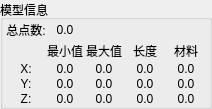
        <widget class="QGroupBox" name="gb_ModInfo_2">
         <property name="sizePolicy">
          <sizepolicy hsizetype="Preferred" vsizetype="Preferred">
           <horstretch>0</horstretch>
           <verstretch>0</verstretch>
          </sizepolicy>
         </property>
         <property name="minimumSize">
          <size>
           <width>0</width>
           <height>0</height>
          </size>
         </property>
         <property name="title">
          <string>模型信息</string>
         </property>
         <layout class="QGridLayout" name="ly_gbModInfo_2">
          <property name="leftMargin">
           <number>3</number>
          </property>
          <property name="topMargin">
           <number>0</number>
          </property>
          <property name="rightMargin">
           <number>3</number>
          </property>
          <property name="bottomMargin">
           <number>0</number>
          </property>
          <property name="spacing">
           <number>1</number>
          </property>
          <item row="4" column="1">
           <widget class="QLabel" name="lb_PointMinValZ_2">
            <property name="text">
             <string>0.0</string>
            </property>
            <property name="scaledContents">
             <bool>false</bool>
            </property>
            <property name="alignment">
             <set>Qt::AlignCenter</set>
            </property>
            <property name="wordWrap">
             <bool>false</bool>
            </property>
           </widget>
          </item>
          <item row="0" column="0">
           <widget class="QLabel" name="lb_PointNum_2">
            <property name="text">
             <string>总点数:</string>
            </property>
            <property name="scaledContents">
             <bool>false</bool>
            </property>
            <property name="alignment">
             <set>Qt::AlignCenter</set>
            </property>
            <property name="wordWrap">
             <bool>false</bool>
            </property>
           </widget>
          </item>
          <item row="3" column="0">
           <widget class="QLabel" name="lb_PointY_2">
            <property name="text">
             <string>Y:</string>
            </property>
            <property name="scaledContents">
             <bool>false</bool>
            </property>
            <property name="alignment">
             <set>Qt::AlignCenter</set>
            </property>
            <property name="wordWrap">
             <bool>false</bool>
            </property>
           </widget>
          </item>
          <item row="2" column="0">
           <widget class="QLabel" name="lb_PointX_2">
            <property name="text">
             <string>X:</string>
            </property>
            <property name="scaledContents">
             <bool>false</bool>
            </property>
            <property name="alignment">
             <set>Qt::AlignCenter</set>
            </property>
            <property name="wordWrap">
             <bool>false</bool>
            </property>
           </widget>
          </item>
          <item row="4" column="0">
           <widget class="QLabel" name="lb_PointZ_2">
            <property name="text">
             <string>Z:</string>
            </property>
            <property name="scaledContents">
             <bool>false</bool>
            </property>
            <property name="alignment">
             <set>Qt::AlignCenter</set>
            </property>
            <property name="wordWrap">
             <bool>false</bool>
            </property>
           </widget>
          </item>
          <item row="3" column="1">
           <widget class="QLabel" name="lb_PointMinValY_2">
            <property name="text">
             <string>0.0</string>
            </property>
            <property name="scaledContents">
             <bool>false</bool>
            </property>
            <property name="alignment">
             <set>Qt::AlignCenter</set>
            </property>
            <property name="wordWrap">
             <bool>false</bool>
            </property>
           </widget>
          </item>
          <item row="1" column="3">
           <widget class="QLabel" name="lb_PointLen_2">
            <property name="text">
             <string>长度</string>
            </property>
            <property name="scaledContents">
             <bool>false</bool>
            </property>
            <property name="alignment">
             <set>Qt::AlignCenter</set>
            </property>
            <property name="wordWrap">
             <bool>false</bool>
            </property>
           </widget>
          </item>
          <item row="1" column="1">
           <widget class="QLabel" name="lb_PointMin_2">
            <property name="text">
             <string>最小值</string>
            </property>
            <property name="scaledContents">
             <bool>false</bool>
            </property>
            <property name="alignment">
             <set>Qt::AlignCenter</set>
            </property>
            <property name="wordWrap">
             <bool>false</bool>
            </property>
           </widget>
          </item>
          <item row="1" column="2">
           <widget class="QLabel" name="lb_PointMax_2">
            <property name="text">
             <string>最大值</string>
            </property>
            <property name="scaledContents">
             <bool>false</bool>
            </property>
            <property name="alignment">
             <set>Qt::AlignCenter</set>
            </property>
            <property name="wordWrap">
             <bool>false</bool>
            </property>
           </widget>
          </item>
          <item row="1" column="4">
           <widget class="QLabel" name="lb_PointObj_2">
            <property name="text">
             <string>材料</string>
            </property>
            <property name="scaledContents">
             <bool>false</bool>
            </property>
            <property name="alignment">
             <set>Qt::AlignCenter</set>
            </property>
            <property name="wordWrap">
             <bool>false</bool>
            </property>
           </widget>
          </item>
          <item row="0" column="1">
           <widget class="QLabel" name="lb_PointNumVal_2">
            <property name="text">
             <string>0.0</string>
            </property>
            <property name="scaledContents">
             <bool>false</bool>
            </property>
            <property name="alignment">
             <set>Qt::AlignCenter</set>
            </property>
            <property name="wordWrap">
             <bool>false</bool>
            </property>
           </widget>
          </item>
          <item row="2" column="2">
           <widget class="QLabel" name="lb_PointMaxValX_2">
            <property name="text">
             <string>0.0</string>
            </property>
            <property name="scaledContents">
             <bool>false</bool>
            </property>
            <property name="alignment">
             <set>Qt::AlignCenter</set>
            </property>
            <property name="wordWrap">
             <bool>false</bool>
            </property>
           </widget>
          </item>
          <item row="2" column="1">
           <widget class="QLabel" name="lb_PointMinValX_2">
            <property name="text">
             <string>0.0</string>
            </property>
            <property name="scaledContents">
             <bool>false</bool>
            </property>
            <property name="alignment">
             <set>Qt::AlignCenter</set>
            </property>
            <property name="wordWrap">
             <bool>false</bool>
            </property>
           </widget>
          </item>
          <item row="2" column="3">
           <widget class="QLabel" name="lb_PointLenValX_2">
            <property name="text">
             <string>0.0</string>
            </property>
            <property name="scaledContents">
             <bool>false</bool>
            </property>
            <property name="alignment">
             <set>Qt::AlignCenter</set>
            </property>
            <property name="wordWrap">
             <bool>false</bool>
            </property>
           </widget>
          </item>
          <item row="2" column="4">
           <widget class="QLabel" name="lb_PointObjValX_2">
            <property name="text">
             <string>0.0</string>
            </property>
            <property name="scaledContents">
             <bool>false</bool>
            </property>
            <property name="alignment">
             <set>Qt::AlignCenter</set>
            </property>
            <property name="wordWrap">
             <bool>false</bool>
            </property>
           </widget>
          </item>
          <item row="3" column="2">
           <widget class="QLabel" name="lb_PointMaxValY_2">
            <property name="text">
             <string>0.0</string>
            </property>
            <property name="scaledContents">
             <bool>false</bool>
            </property>
            <property name="alignment">
             <set>Qt::AlignCenter</set>
            </property>
            <property name="wordWrap">
             <bool>false</bool>
            </property>
           </widget>
          </item>
          <item row="3" column="3">
           <widget class="QLabel" name="lb_PointLenValY_2">
            <property name="text">
             <string>0.0</string>
            </property>
            <property name="scaledContents">
             <bool>false</bool>
            </property>
            <property name="alignment">
             <set>Qt::AlignCenter</set>
            </property>
            <property name="wordWrap">
             <bool>false</bool>
            </property>
           </widget>
          </item>
          <item row="3" column="4">
           <widget class="QLabel" name="lb_PointObjValY_2">
            <property name="text">
             <string>0.0</string>
            </property>
            <property name="scaledContents">
             <bool>false</bool>
            </property>
            <property name="alignment">
             <set>Qt::AlignCenter</set>
            </property>
            <property name="wordWrap">
             <bool>false</bool>
            </property>
           </widget>
          </item>
          <item row="4" column="2">
           <widget class="QLabel" name="lb_PointMaxValZ_2">
            <property name="text">
             <string>0.0</string>
            </property>
            <property name="scaledContents">
             <bool>false</bool>
            </property>
            <property name="alignment">
             <set>Qt::AlignCenter</set>
            </property>
            <property name="wordWrap">
             <bool>false</bool>
            </property>
           </widget>
          </item>
          <item row="4" column="3">
           <widget class="QLabel" name="lb_PointLenValZ_2">
            <property name="text">
             <string>0.0</string>
            </property>
            <property name="scaledContents">
             <bool>false</bool>
            </property>
            <property name="alignment">
             <set>Qt::AlignCenter</set>
            </property>
            <property name="wordWrap">
             <bool>false</bool>
            </property>
           </widget>
          </item>
          <item row="4" column="4">
           <widget class="QLabel" name="lb_PointObjValZ_2">
            <property name="text">
             <string>0.0</string>
            </property>
            <property name="scaledContents">
             <bool>false</bool>
            </property>
            <property name="alignment">
             <set>Qt::AlignCenter</set>
            </property>
            <property name="wordWrap">
             <bool>false</bool>
            </property>
           </widget>
          </item>
          <item row="1" column="0">
           <spacer name="sp_Point4_2">
            <property name="orientation">
             <enum>Qt::Horizontal</enum>
            </property>
            <property name="sizeType">
             <enum>QSizePolicy::Preferred</enum>
            </property>
            <property name="sizeHint" stdset="0">
             <size>
              <width>40</width>
              <height>20</height>
             </size>
            </property>
           </spacer>
          </item>
          <item row="0" column="2">
           <spacer name="sp_Point2_2">
            <property name="orientation">
             <enum>Qt::Horizontal</enum>
            </property>
            <property name="sizeType">
             <enum>QSizePolicy::Preferred</enum>
            </property>
            <property name="sizeHint" stdset="0">
             <size>
              <width>40</width>
              <height>20</height>
             </size>
            </property>
           </spacer>
          </item>
          <item row="0" column="3">
           <spacer name="sp_Point3_2">
            <property name="orientation">
             <enum>Qt::Horizontal</enum>
            </property>
            <property name="sizeType">
             <enum>QSizePolicy::Preferred</enum>
            </property>
            <property name="sizeHint" stdset="0">
             <size>
              <width>40</width>
              <height>20</height>
             </size>
            </property>
           </spacer>
          </item>
          <item row="0" column="4">
           <spacer name="sp_Point1_2">
            <property name="orientation">
             <enum>Qt::Horizontal</enum>
            </property>
            <property name="sizeType">
             <enum>QSizePolicy::Preferred</enum>
            </property>
            <property name="sizeHint" stdset="0">
             <size>
              <width>40</width>
              <height>20</height>
             </size>
            </property>
           </spacer>
          </item>
         </layout>
        </widget>
